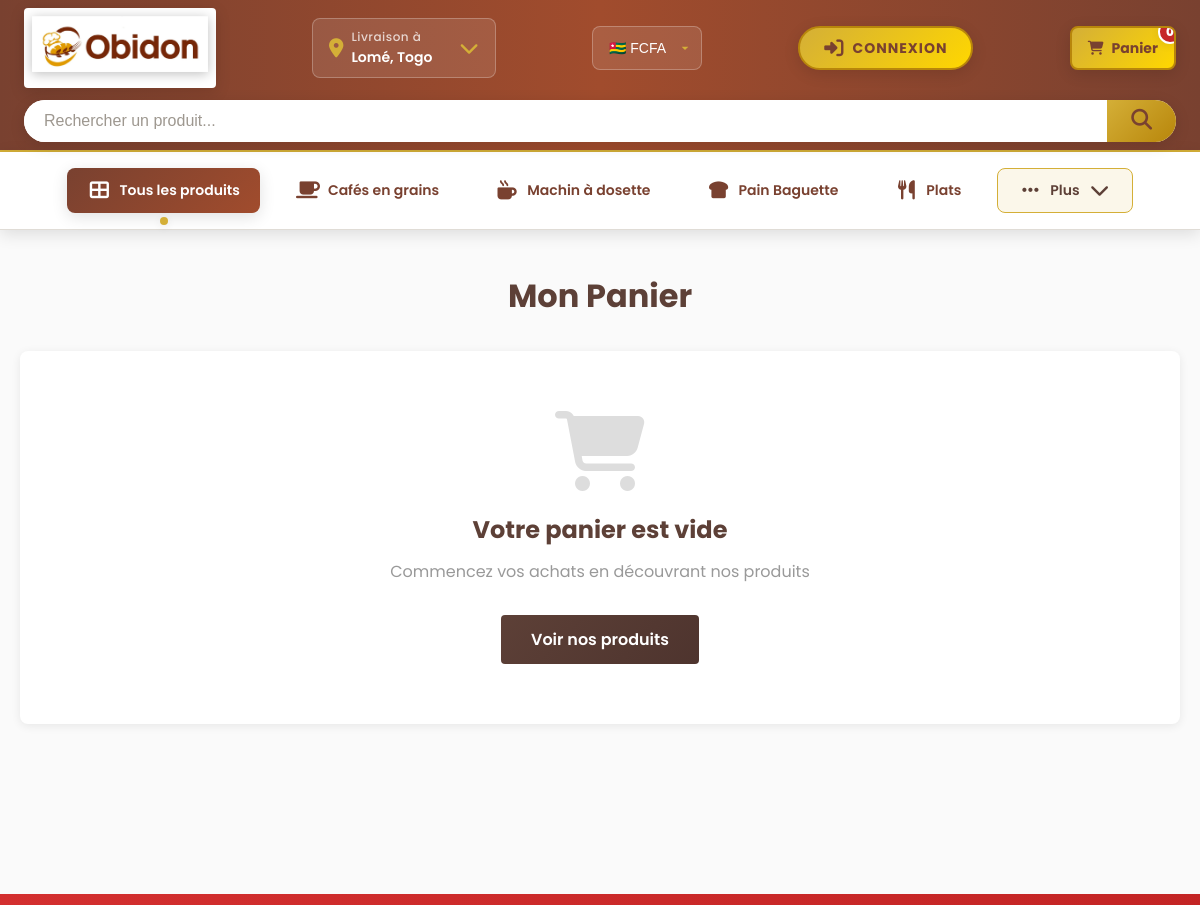
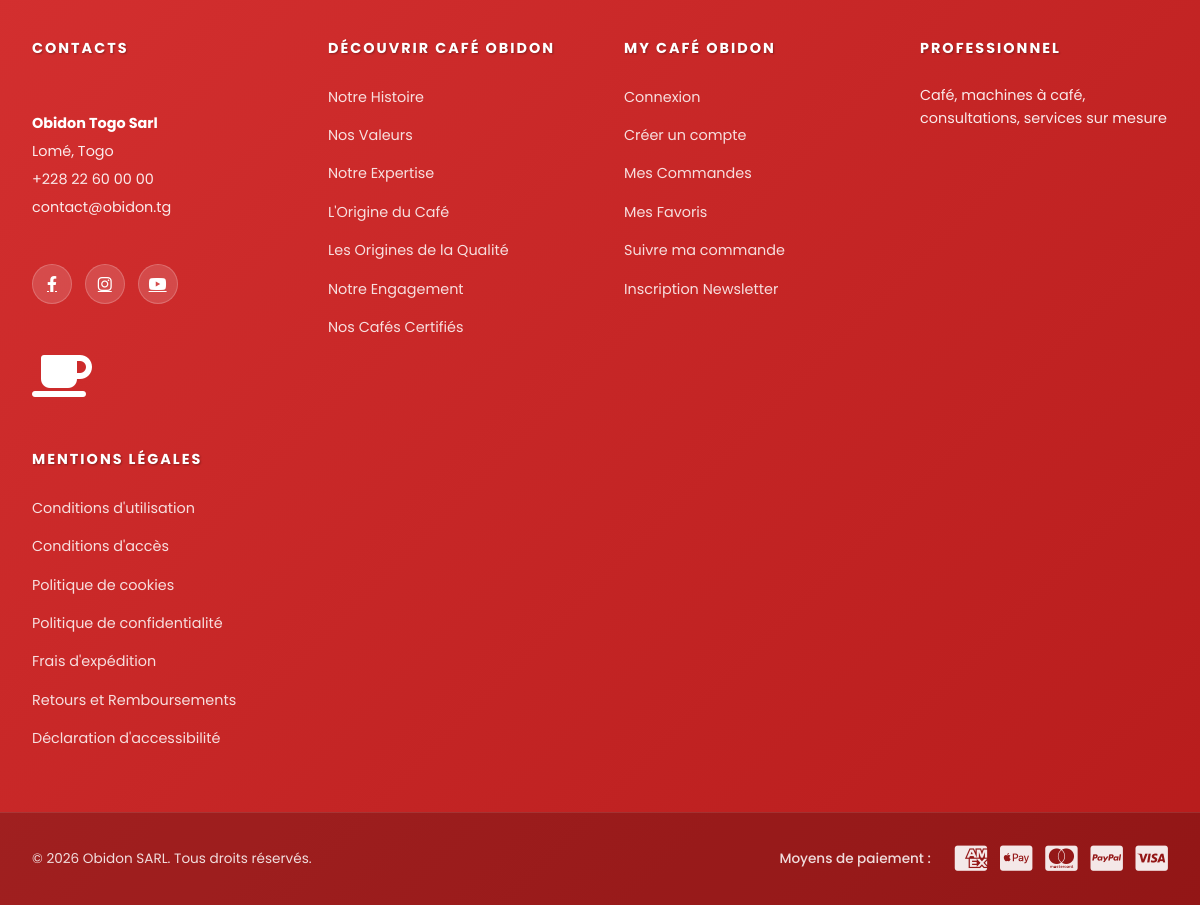
Page /cart/ on the committed database (2 pictures, top to bottom).
### core/models.py (models this page shows, shortened)
class Category(models.Model):
    name = models.CharField(max_length=200, unique=True)
    slug = models.SlugField(unique=True, blank=True)
    description = models.TextField(blank=True)
    image = models.ImageField(upload_to='categories/', null=True, blank=True)
    is_active = models.BooleanField(default=True)
    created_at = models.DateTimeField(auto_now_add=True)
    updated_at = models.DateTimeField(auto_now=True)
    parent = models.ForeignKey(
        'self',
        on_delete=models.CASCADE,
        null=True,
        blank=True,
        related_name='children',
        verbose_name="Catégorie parente"
    )
    display_on_home = models.BooleanField(
        default=False,
        verbose_name="Afficher sur la page d'accueil",
        help_text="Cochez pour afficher cette catégorie dans la grille d'accueil."
    )
    home_position = models.IntegerField(
        default=0,
        verbose_name="Ordre d'affichage",
        help_text="Plus le chiffre est bas, plus la catégorie apparaît tôt."
    )
    ICON_CHOICES = [
        ('fa-coffee', '☕ Café'),
        ('fa-bread-slice', '🍞 Pain'),
        ('fa-mug-hot', '☕ Tasse/Machine'),
        ('fa-blender', '🌪 Mixeur'),
        ('fa-utensils', '🍴 Accessoires'),
        ('fa-wine-bottle', '🍷 Boissons'),
        ('fa-cookie', '🍪 Snacks'),
        ('fa-leaf', '🌿 Thé/Infusion'),
        ('fa-box-open', '📦 Général'),
        ('fa-th-large', '🔲 Tous'),
    ]
    icon = models.CharField(
        max_length=50,
        choices=ICON_CHOICES,
        default='fa-box-open',
        verbose_name="Icône du filtre",
        help_text="Icône affichée dans la barre de navigation supérieure."
    )
    is_filter_main = models.BooleanField(
        default=False,
        verbose_name="Afficher dans la barre de filtres ?",
        help_text="Si coché, cette catégorie apparaîtra dans la barre de navigation supérieure."
    )
    class Meta:
        ordering = ['home_position', 'name']
        verbose_name_plural = 'Categories'
        indexes = [
            models.Index(fields=['home_position']),
            models.Index(fields=['is_active']),
            models.Index(fields=['display_on_home']),
            models.Index(fields=['is_filter_main']),
        ]
    def get_absolute_url(self):
        from django.urls import reverse
        return reverse('core:products') + f'?category={self.slug}'
    @property
    def icon_class(self):
        return f"fas {self.icon}"

### core/views.py (the view, shortened to what this page needs)
# urls.py: path('cart/', views.cart_view, name='cart'),
def cart_view(request):
    cart_items = request.session.get('cart', {})
    total_price_fcfa = Decimal('0')
    items = []
    tax_fcfa = (total_price_fcfa * Decimal('0.20')).quantize(Decimal('0.01'))
    total_amount_fcfa = total_price_fcfa + tax_fcfa
    context = {
        'cart_items': items,
        'total_price_fcfa': total_price_fcfa,
        'total_price': total_price_fcfa,
        'tax_fcfa': tax_fcfa,
        'total_amount_fcfa': total_amount_fcfa,
        'cart_count': len(cart_items)
    }
    return render(request, 'cart.html', context)

### core/context_processors.py (called while the page is built)
def global_filters(request):
    all_filters = Category.objects.filter(
        is_active=True,
        is_filter_main=True
    ).order_by('home_position', 'name')
    return {
        'all_filters': all_filters
    }

### core/currency_service.py (called while the page is built, shortened)
def get_user_currency(request):
    if not request.user.is_authenticated:
        return request.session.get('preferred_currency', 'XOF')

### core/views.py (called while the page is built)
def currency_context(request):
    user_currency = get_user_currency(request)
    currencies = CurrencyConverter.SUPPORTED_CURRENCIES
    return {
        'user_currency': user_currency,
        'CURRENCY_SYMBOL': currencies.get(user_currency, {}).get('symbol', 'FCFA'),
        'CURRENCY_CODE': user_currency,
        'currencies': currencies,
        'currency_config': currencies.get(user_currency, {})
    }

### templates/cart.html (shortened to what this page needs)
{% extends "base.html" %}
{% load static %}
{% load currency_tags %}
{% block content %}
<div class="cart-page">
    <h1>Mon Panier</h1>
    {% if cart_items %}
        <div class="cart-wrapper">
            <div class="cart-items">
                <table class="cart-table">
                    <thead>
                        <tr>
                            <th>Produit</th>
                            <th>Prix unitaire</th>
                            <th>Quantité</th>
                            <th>Sous-total</th>
                            <th>Actions</th>
                        </tr>
                    </thead>
                    <tbody>
                        {% for item in cart_items %}
                            <tr class="cart-item" data-product-id="{{ item.product.id }}">
                                <td class="product-col">
                                    {% if item.product.image %}
                                        <img src="{{ item.product.get_image_url }}" alt="{{ item.product.name }}">
                                    {% else %}
                                        <div class="image-placeholder"><i class="fas fa-image"></i></div>
                                    {% endif %}
                                    <div>
                                        <h4>{{ item.product.name }}</h4>
                                        <p>{{ item.product.category.name }}</p>
                                    </div>
                                </td>
                                <td class="price">{{ item.product.price_fcfa|fcfa }}</td>
                                <td class="quantity">
                                    <div class="qty-controls">
                                        <button class="qty-btn qty-decrease" data-product-id="{{ item.product.id }}">-</button>
                                        <input type="number" class="qty-value" value="{{ item.quantity }}" min="1" readonly>
                                        <button class="qty-btn qty-increase" data-product-id="{{ item.product.id }}">+</button>
                                    </div>
                                </td>
                                <td class="subtotal">{{ item.total_fcfa|fcfa }}</td>
                                <td>
                                    <button class="btn-remove" data-product-id="{{ item.product.id }}">
                                        <i class="fas fa-trash"></i>
                                    </button>
                                </td>
                            </tr>
                        {% endfor %}
                    </tbody>
                </table>
                <div class="cart-actions">
                    <a href="{% url 'core:products' %}" class="btn-continue-shopping">← Continuer vos achats</a>
                </div>
            </div>
            <div class="cart-summary">
                <h2>Résumé de la commande</h2>
                <div class="delivery-form">
                    <h3><i class="fas fa-truck"></i> Informations de livraison</h3>
                    <div class="form-group">
                        <label for="clientName">Nom complet *</label>
                        <input type="text" id="clientName" placeholder="Ex: Yavin Mitekor" required>
                    </div>
                    <div class="form-group">
                        <label for="clientPhone">Téléphone *</label>
                        <input type="tel" id="clientPhone" placeholder="Ex: 79 83 85 00" required>
                    </div>
                    <div class="form-group">
                        <label for="clientAddress">Quartier / Adresse *</label>
                        <textarea id="clientAddress" rows="2" placeholder="Ex: Lomé, Nyékonakpoè, près de..." required></textarea>
                    </div>
                    <div class="form-group">
                        <label for="clientNote">Note (optionnel)</label>
                        <input type="text" id="clientNote" placeholder="Ex: Livrer après 16h, sonner 2 fois...">
                    </div>
                </div>
                <div class="summary-divider"></div>
                <div class="summary-row">
                    <span>Sous-total</span>
                    <strong id="subtotal-amount">{{ total_price_fcfa|fcfa }}</strong>
                </div>
                <div class="summary-row">
                    <span>Livraison</span>
                    <strong id="shipping" style="color: #2ecc71;">Gratuit</strong>
                </div>
                <div class="summary-row">
                    <span>TVA (20%)</span>
                    <strong id="tax">{{ tax_fcfa|default:0|fcfa }}</strong>
                </div>
                <div class="summary-divider"></div>
                <div class="summary-row total">
                    <span>Total à payer</span>
                    <strong id="total-amount">{{ total_amount_fcfa|default:0|fcfa }}</strong>
                </div>
                <button onclick="sendOrderToWhatsApp()" class="btn-checkout whatsapp-btn">
                    <i class="fab fa-whatsapp"></i> Valider sur WhatsApp
                </button>
                <div class="security-info">
                    <i class="fas fa-shield-alt"></i>
                    <p>Paiement à la livraison ou par mobile money après confirmation.</p>
                </div>
            </div>
        </div>
    {% else %}
        <div class="empty-cart">
            <i class="fas fa-shopping-cart"></i>
            <h2>Votre panier est vide</h2>
            <p>Commencez vos achats en découvrant nos produits</p>
            <a href="{% url 'core:products' %}" class="btn-start-shopping">Voir nos produits</a>
        </div>
    {% endif %}
</div>
{% endblock %}

### templates/navbar.html (shortened to what this page needs)
{% load static %}
{% load currency_tags %}
<nav class="navbar">
    <div class="navbar-container">
        <div class="navbar-brand">
            <a href="{% url 'core:home' %}" class="logo-link">
                <div class="logo-container">
                    <img src="{% static 'images/logo.jpeg' %}" alt="Obidon Logo" class="logo-img">
                </div>
            </a>
        </div>
        <div class="navbar-address">
            <div class="address-trigger">
                <i class="fas fa-map-marker-alt"></i>
                <div class="address-info">
                    <span class="address-title">Livraison à</span>
                    <span class="address-detail">Lomé, Togo</span>
                </div>
                <i class="fas fa-chevron-down"></i>
            </div>
        </div>
        <div class="navbar-search">
            <form class="search-form" method="get" action="{% url 'core:products' %}">
                <input type="text" class="search-input" name="q" placeholder="Rechercher un produit..." value="{{ request.GET.q }}">
                <button type="submit" class="search-btn">
                    <i class="fas fa-search"></i>
                </button>
            </form>
        </div>
        <div class="navbar-currency">
            <form id="currency-form" method="post" action="{% url 'core:update_currency' %}">
                 <select name="currency" onchange="this.form.submit()" class="currency-select">
                   <option value="XOF" {% if user_currency == 'XOF' %}selected{% endif %}>🇹🇬 FCFA</option>
                </select>
            </form>
        </div>
        <div class="navbar-user">
            {% if user.is_authenticated %}
                <a href="{% url 'core:account' %}" class="user-profile-link">
                    <div class="user-avatar"><i class="fas fa-user-circle"></i></div>
                    <div class="user-profile-info">
                        <span class="user-greeting">Bonjour</span>
                        <span class="user-name">@{{ user.username }}</span>
                    </div>
                </a>
            {% else %}
                <a href="{% url 'core:login' %}" class="btn-login-navbar">
                    <i class="fas fa-sign-in-alt"></i>
                    <span class="login-text">Connexion</span>
                </a>
            {% endif %}
        </div>
        <div class="navbar-cart">
            <a href="{% url 'core:cart' %}" class="cart-link">
                <i class="fas fa-shopping-cart"></i>
                <span class="cart-count" id="cartCount">0</span>
                <span class="cart-text">Panier</span>
            </a>
        </div>
    </div>
</nav>
<div class="categories-menu">
    <div class="categories-container">
        <a href="{% url 'core:products' %}" class="category-link {% if not request.GET.category and not request.GET.q %}active{% endif %}">
            <i class="fas fa-th-large"></i>
            <span>Tous les produits</span>
        </a>
        {% for category in all_filters %}
            {% if forloop.counter <= 4 %}
                <a href="{{ category.get_absolute_url }}"
                   class="category-link {% if request.GET.category == category.slug %}active{% endif %}">
                    <i class="{{ category.icon_class }}"></i>
                    <span>{{ category.name }}</span>
                </a>
            {% elif forloop.counter == 5 %}
                <div class="category-dropdown-wrapper">
                    <button class="category-link dropdown-toggle" onclick="toggleCategoryDropdown(event)">
                        <i class="fas fa-ellipsis-h"></i>
                        <span>Plus</span>
                        <i class="fas fa-chevron-down toggle-icon"></i>
                    </button>
                </div>
            {% endif %}
        {% empty %}
            <span style="color: #999; font-size: 13px; padding: 10px;">Aucune catégorie.</span>
        {% endfor %}
    </div>
</div>

### static/css/style.css (style rules this page uses)
:root { --primary-color: #D32F2F; --primary-dark: #B71C1C; --accent-color: #FFC107; --text-dark: #333333; --text-light: #666666; --border-color: #EEEEEE; --success-color: #4CAF50; --error-color: #f44336; --white: #FFFFFF; }
* { margin: 0; padding: 0; box-sizing: border-box; }
body { font-family: 'Poppins', 'Roboto', sans-serif; background-color: #FAFAFA; color: var(--text-dark); }

### static/css/footer.css (style rules this page uses)
:root { --white: #FFFFFF; --red-dark: #D32F2F; }

### templates/base.html (style rules this page uses)
* { margin: 0; padding: 0; box-sizing: border-box; }
body { font-family: 'Poppins', sans-serif; background-color: #FAFAFA; color: #333; }

### templates/navbar.html (style rules this page uses)
.category-dropdown-wrapper { position: relative; display: inline-block; }
.dropdown-toggle { background: rgba(212, 175, 55, 0.1); border: 1px solid #D4AF37; cursor: pointer; font-family: inherit; font-size: 14px; font-weight: 600; color: #5D4037; padding: 10px 20px; display: flex; align-items: center; gap: 8px; transition: all 0.3s; text-decoration: none; border-radius: 8px; height: 100%; min-height: 45px; }
.toggle-icon { font-size: 10px; transition: transform 0.3s ease; }

### templates/cart.html (style rules this page uses)
.cart-page { max-width: 1200px; margin: 0 auto; padding: 40px 20px; }
.cart-page h1 { color: #5D4037; margin-bottom: 30px; text-align: center; }
.empty-cart { text-align: center; padding: 60px 20px; background: white; border-radius: 8px; box-shadow: 0 2px 10px rgba(0,0,0,0.08); }
.empty-cart i { font-size: 80px; color: #DDD; margin-bottom: 20px; }
.empty-cart h2 { color: #5D4037; margin-bottom: 10px; }
.empty-cart p { color: #999; margin-bottom: 30px; }
.btn-start-shopping { display: inline-block; background: linear-gradient(135deg, #5D4037 0%, #4E342E 100%); color: white; padding: 12px 30px; border-radius: 4px; text-decoration: none; font-weight: 600; transition: all 0.3s; }

### rows in the picture
Category: name "Cafés en grains"
Category: name "Machin à dosette"
Category: name "Pain Baguette"
Category: name "Plats"
